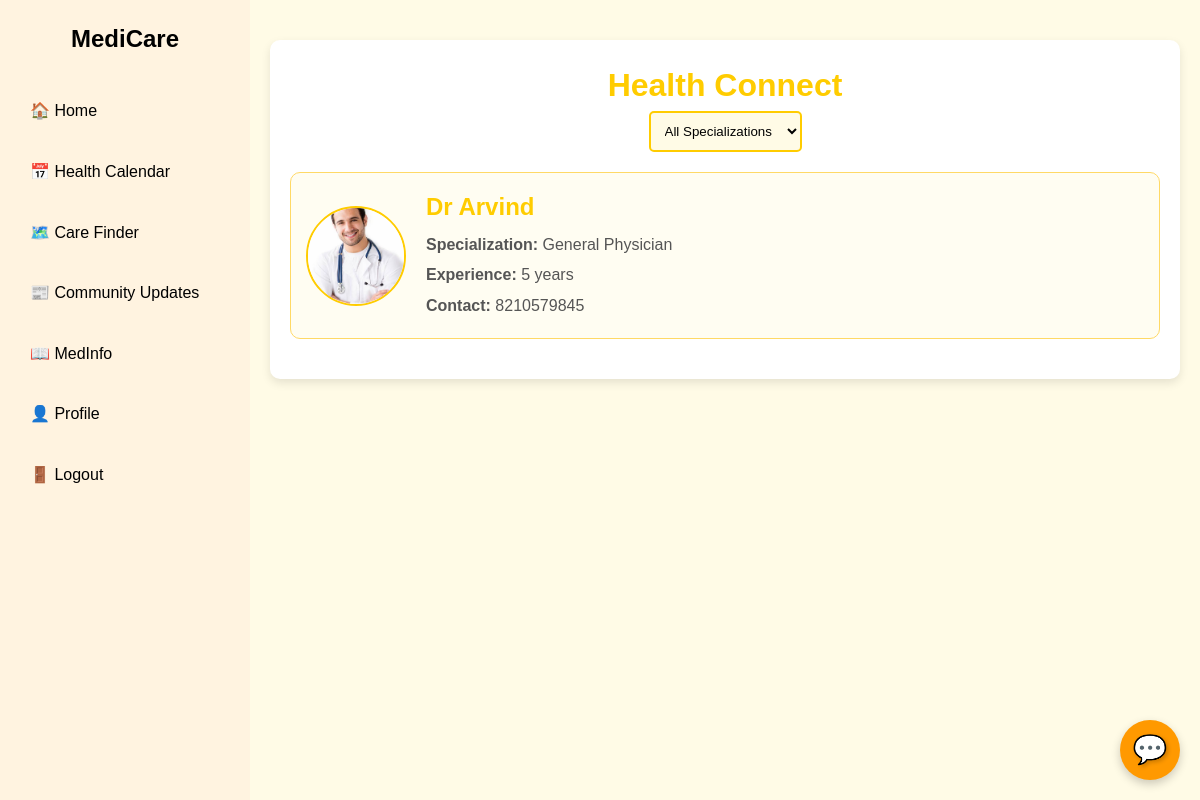
The app's page /patient/health-connect/ with its own data.
### apps/patient/models.py (models this page shows, shortened)
class HealthcareProfessional(models.Model):
    SPECIALIZATION_CHOICES = [
        ('General Physician', 'General Physician'),
        ('Cardiologist', 'Cardiologist'),
        ('Dermatologist', 'Dermatologist'),
        ('Pediatrician', 'Pediatrician'),
        ('Psychologist', 'Psychologist'),
    ]
    name = models.CharField(max_length=200)
    specialization = models.CharField(max_length=50, choices=SPECIALIZATION_CHOICES)
    contact_info = models.CharField(max_length=100)
    experience = models.PositiveIntegerField(help_text="Years of experience")
    availability = models.BooleanField(default=True)
    profile_image = models.ImageField(upload_to='healthcare_profiles/', blank=True, null=True)

### apps/patient/views.py (the view)
# urls.py: path('health-connect/', views.health_connect, name='health_connect'),
def health_connect(request):
    specialization_filter = request.GET.get('specialization')
    professionals = HealthcareProfessional.objects.filter(availability=True).order_by('name')
    if specialization_filter:
        professionals = professionals.filter(specialization=specialization_filter)
    specializations = HealthcareProfessional.SPECIALIZATION_CHOICES
    return render(request, 'patient/health_connect.html', {
        'professionals': professionals,
        'specializations': specializations,
    })

### apps/patient/templates/patient/health_connect.html (shortened to what this page needs)
{% extends 'patient/base.html' %}
{% block content %}
</head>
<body>
<div class="container">
    <h1>Health Connect</h1>
    <div class="filters">
        <form method="get">
            <select name="specialization" onchange="this.form.submit()">
                <option value="">All Specializations</option>
            </select>
        </form>
    </div>
    {% for professional in professionals %}
    <div class="professional">
        {% if professional.profile_image %}
        <img src="{{ professional.profile_image.url }}" alt="{{ professional.name }}">
        {% else %}
        <img src="https://via.placeholder.com/100" alt="Placeholder">
        {% endif %}
        <div class="professional-content">
            <h2>{{ professional.name }}</h2>
            <p><strong>Specialization:</strong> {{ professional.specialization }}</p>
            <p><strong>Experience:</strong> {{ professional.experience }} years</p>
            <p><strong>Contact:</strong> {{ professional.contact_info }}</p>
        </div>
    </div>
    {% empty %}
    <p>No professionals available at the moment. Check back soon!</p>
    {% endfor %}
</div>
{% endblock %}

### apps/patient/static/patient/css/style.css (style rules this page uses)
:root { --primary-color: #fff3e0; --secondary-color: #ff9800; --background-color: #fff3e0; --text-color: #000000; --sidebar-width: 250px; --sidebar-collapsed-width: 70px; }
* { margin: 0; padding: 0; box-sizing: border-box; transition: all 0.3s ease; }
body { font-family: 'Arial', sans-serif; background-color: var(--background-color); color: var(--text-color); line-height: 1.6; }

### apps/patient/templates/patient/health_connect.html (style rules this page uses)
body { font-family: Arial, sans-serif; background-color: #fffbe6; margin: 0; padding: 0; color: #444; }
.container { max-width: 1000px; margin: 20px auto; background: #fff; padding: 20px; border-radius: 10px; box-shadow: 0 4px 10px rgba(0, 0, 0, 0.1); }
h1 { text-align: center; color: #ffcc00; }
.filters { display: flex; justify-content: center; margin-bottom: 20px; }
.filters select { padding: 10px; border: 2px solid #ffcc00; border-radius: 5px; background-color: #fffbe6; }
.professional { display: flex; gap: 20px; margin-bottom: 20px; padding: 15px; background: #fffdf2; border: 1px solid #ffd966; border-radius: 10px; align-items: center; }
.professional img { width: 100px; height: 100px; object-fit: cover; border-radius: 50%; border: 2px solid #ffcc00; }
.professional-content { flex: 1; }
.professional-content h2 { margin: 0; color: #ffcc00; }
.professional-content p { margin: 5px 0; color: #555; }

### records on screen
HealthcareProfessional: profile_image (picture), name "Dr Arvind", specialization "General Physician", experience "5", contact_info "8210579845"
